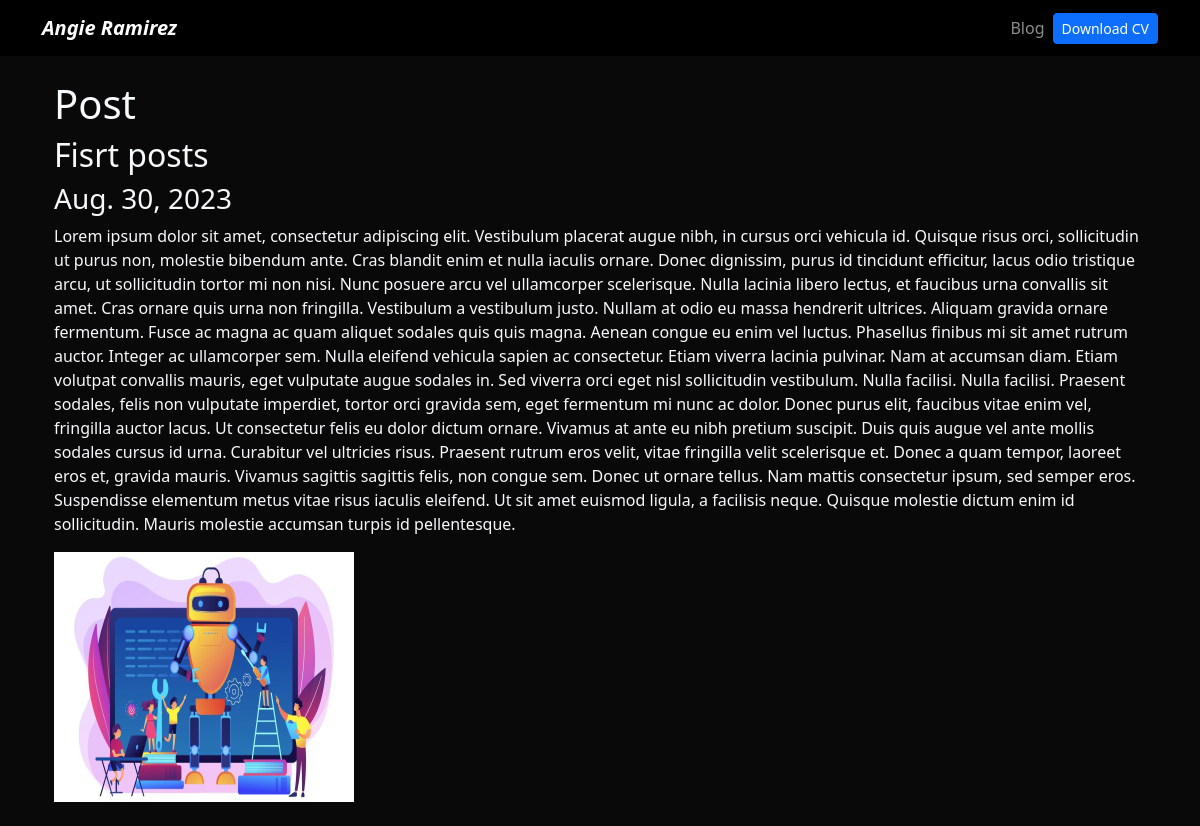
The page /blog/1 on the database its author committed.
### blog/models.py (models this page shows)
class Post(models.Model):
    title=models.CharField(max_length=100)
    description = models.TextField()
    image = models.ImageField(upload_to='blog/images')
    date = models.DateField(datetime.date.today)

### blog/views.py (the view)
# urls.py: path("<int:post_id>", post_detail,
def post_detail(request, post_id):
    post = get_object_or_404(Post, pk=post_id)
    return render(request, 'post_detail.html', {"post": post})

### blog/templates/post_detail.html
{% extends 'layout.html' %}
{% block content %}
<h1>Post</h1>
<h2>{{post.title}}</h2>
<h3>{{post.date}}</h3>
<p>{{post.description|safe}}</p>
<img src="{{post.image.url}}" alt="{{post.title}}" width="300" height="250">
{% endblock %}

### portfolio/static/main.css (style rules this page uses)
body { background: #090909; }

### rows shown on the page
Post: title "Fisrt posts", date "Aug. 30, 2023", description "Lorem ipsum dolor sit amet, consectetur adipiscing elit. Vestibulum placerat augue nibh, in cursus orci vehicula id. Quisque risus orci, sollicitudin ut purus non, molestie bibendum ante. Cras blandit enim et nulla iaculis ornare. Donec dignissim, purus id tincidunt efficitur, lacus odio tristique arcu, ut sollicitudin tortor mi non nisi. Nunc posuere arcu vel ullamcorper scelerisque. Nulla lacinia libero lectus, et faucibus urna convallis sit amet. Cras ornare quis urna non fringilla. Vestibulum a vestibulum justo. Nullam at odio eu massa hendrerit ultrices. Aliquam gravida ornare fermentum. Fusce ac magna ac quam aliquet sodales quis quis magna. Aenean congue eu enim vel luctus. Phasellus…", image (picture)
